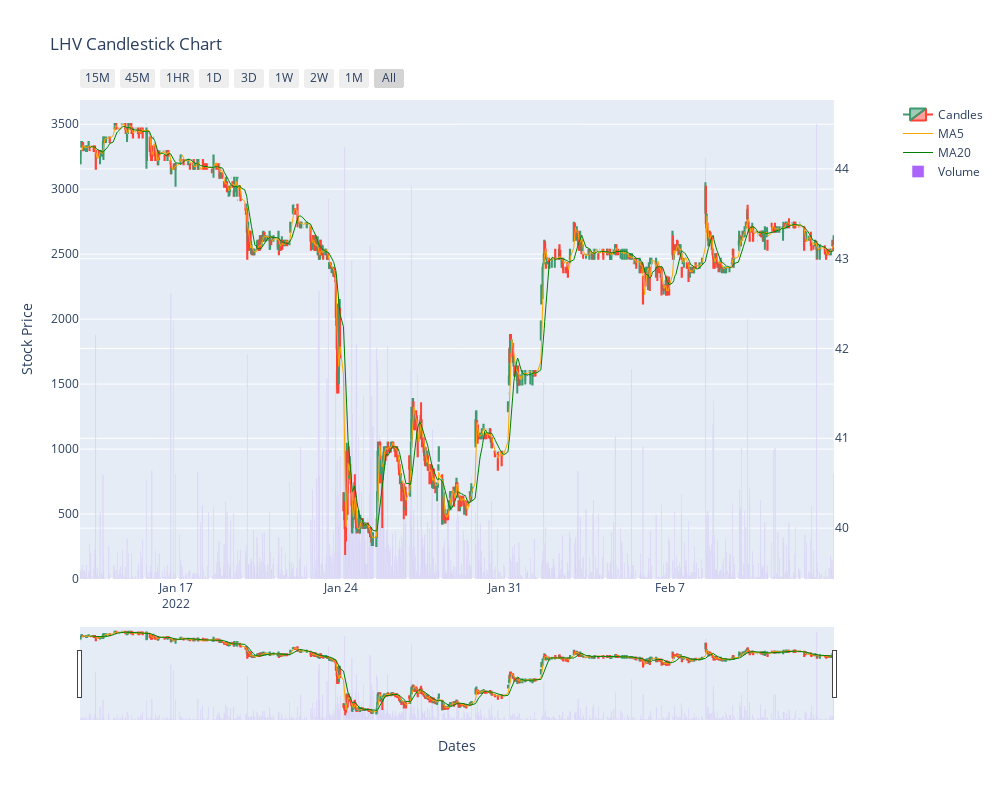

The cell this chart's notebook holds for it:
### Code cell
x = lhv.index
close = lhv['Adj Close']
high = lhv['High']
low = lhv['Low']
openp = lhv['Open']

# Calculates 5 and 20 day moving average
# Takes prices and divides them by a defined time period
# Short periods react quickly, while longer react slower to price changes
# They are used to see if a stock is in an uptrend
# If a short term trend is above the longterm that is a sign an uptrend is expected
lhv['MA5'] = msft.Close.rolling(5).mean()
lhv['MA20'] = msft.Close.rolling(20).mean()

# Create candlestick plot
candles = go.Candlestick(x=x, open=openp, high=high,
                         low=low, close=close, name="Candles")

# Create 5 and 20 day moving average
ma5 = go.Scatter(x=lhv.index, y=msft.MA5, 
                 line=dict(color='orange', width=1), name="MA5")
ma20 = go.Scatter(x=lhv.index, y=msft.MA20, 
                  line=dict(color='green', width=1), name="MA20")

# Create volume bar chart
vol = go.Bar(x=lhv.index, y=msft['Volume'], name="Volume")

# Create figure with secondary y-axis
fig = make_subplots(specs=[[{"secondary_y": True}]])

# Add plots
fig.add_trace(trace=candles, secondary_y=True)
fig.add_trace(trace=ma5, secondary_y=True)
fig.add_trace(trace=ma20, secondary_y=True)
fig.add_trace(trace=vol, secondary_y=False)

# Valid Steps : 'month', 'year', 'day', 'hour', 'minute', 'second', 'all'
fig.update_layout(
    xaxis=dict(
        rangeselector=dict(
            buttons=list([
                dict(count=15,
                     label="15M",
                     step="minute",
                     stepmode="backward"),
                dict(count=45,
                     label="45M",
                     step="minute",
                     stepmode="backward"),
                dict(count=1,
                     label="1HR",
                     step="hour",
                     stepmode="todate"),
                dict(count=1,
                     label="1D",
                     step="day",
                     stepmode="todate"),
                dict(count=3,
                     label="3D",
                     step="day",
                     stepmode="todate"),
                dict(count=7,
                     label="1W",
                     step="day",
                     stepmode="backward"),
                dict(count=14,
                     label="2W",
                     step="day",
                     stepmode="backward"),
                dict(count=1,
                     label="1M",
                     step="month",
                     stepmode="backward"),
                dict(label="All", step="all")
            ])
        ),
        rangeslider=dict(
            visible=True
        ),
        type="date"
    )
)
fig.update_layout(xaxis_title="Dates", yaxis_title="Stock Price", 
                  title="LHV Candlestick Chart", 
                  width=1000, height=800)

# Hides plot between saturday and monday
# Hide hours between 9:30am to 4pm
# Hide specific days like holidays
fig.update_xaxes(
        rangeslider_visible=True,
        rangebreaks=[
            dict(bounds=["sat", "mon"]),
            dict(bounds=[16, 9.5], pattern="hour"), 
            dict(values=["2020-12-25", "2021-01-01", "2021-07-04"])
        ]
    )

fig.show()

### Figure 1 — Plotly figure (JSON) as saved in the notebook; plotly's stock layout.template omitted (floating-point values rounded to 4 significant figures; data arrays with more than 128 entries replaced by an {"elided": "..."} marker saying what was removed)
{"data": [{"close": {"elided": "1412 float values"}, "high": {"elided": "1412 float values"}, "low": {"elided": "1412 float values"}, "name": "Candles", "open": {"elided": "1412 float values"}, "type": "candlestick", "x": {"elided": "1412 str values"}, "xaxis": "x", "yaxis": "y2"}, {"line": {"color": "orange", "width": 1}, "name": "MA5", "type": "scatter", "x": {"elided": "1412 str values"}, "xaxis": "x", "y": {"elided": "1412 float values"}, "yaxis": "y2"}, {"line": {"color": "green", "width": 1}, "name": "MA20", "type": "scatter", "x": {"elided": "1412 str values"}, "xaxis": "x", "y": {"elided": "1412 float values"}, "yaxis": "y2"}, {"name": "Volume", "type": "bar", "x": {"elided": "1412 str values"}, "xaxis": "x", "y": {"elided": "1412 int values"}, "yaxis": "y"}], "layout": {"dragmode": "zoom", "height": 800, "title": {"text": "LHV Candlestick Chart"}, "width": 1000, "xaxis": {"anchor": "y", "autorange": true, "domain": [0, 0.94], "range": ["2022-01-12 09:57:30", "2022-02-11 15:52:30"], "rangebreaks": [{"bounds": ["sat", "mon"]}, {"bounds": [16, 9.5], "pattern": "hour"}, {"values": ["2020-12-25", "2021-01-01", "2021-07-04"]}], "rangeselector": {"buttons": [{"count": 15, "label": "15M", "step": "minute", "stepmode": "backward"}, {"count": 45, "label": "45M", "step": "minute", "stepmode": "backward"}, {"count": 1, "label": "1HR", "step": "hour", "stepmode": "todate"}, {"count": 1, "label": "1D", "step": "day", "stepmode": "todate"}, {"count": 3, "label": "3D", "step": "day", "stepmode": "todate"}, {"count": 7, "label": "1W", "step": "day", "stepmode": "backward"}, {"count": 14, "label": "2W", "step": "day", "stepmode": "backward"}, {"count": 1, "label": "1M", "step": "month", "stepmode": "backward"}, {"label": "All", "step": "all"}]}, "rangeslider": {"autorange": true, "range": ["2022-01-12 09:57:30", "2022-02-11 15:52:30"], "visible": true, "yaxis": {"_template": null, "rangemode": "match"}, "yaxis2": {"_template": null, "rangemode": "match"}}, "title": {"text": "Dates"}, "type": "date"}, "yaxis": {"anchor": "x", "autorange": true, "domain": [0, 1], "range": [0, 3686.0], "title": {"text": "Stock Price"}, "type": "linear"}, "yaxis2": {"anchor": "x", "autorange": true, "overlaying": "y", "range": [39.43, 44.77], "side": "right", "type": "linear"}}}
